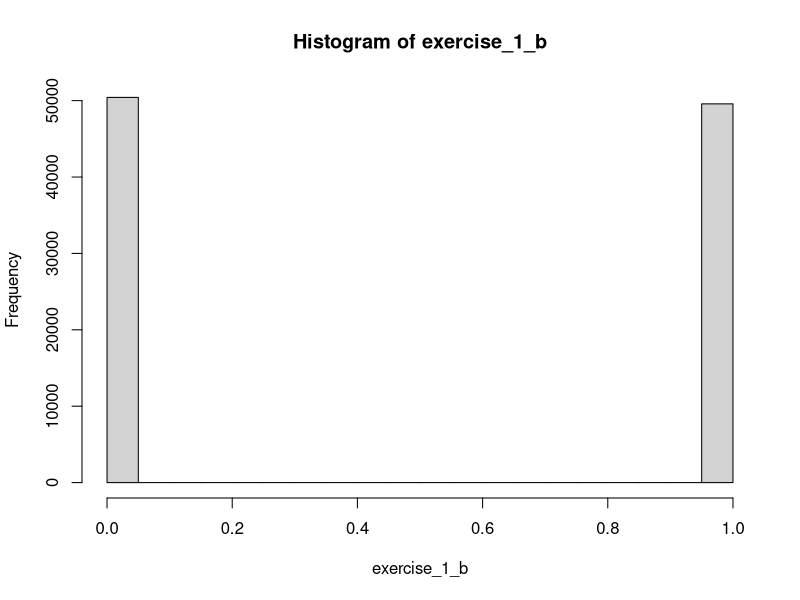
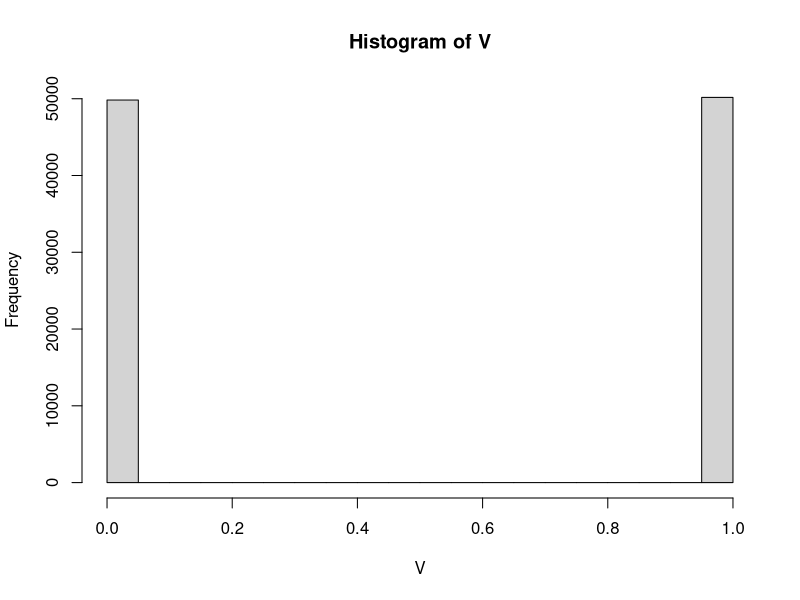
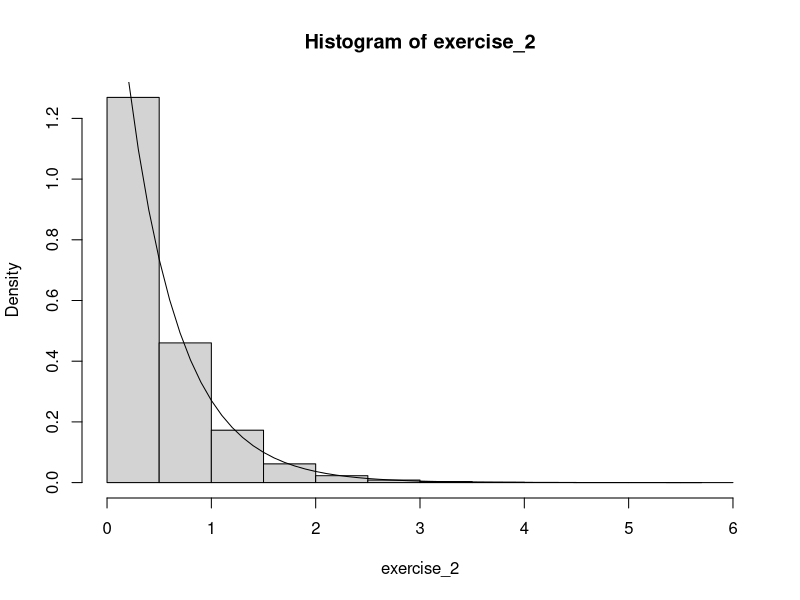
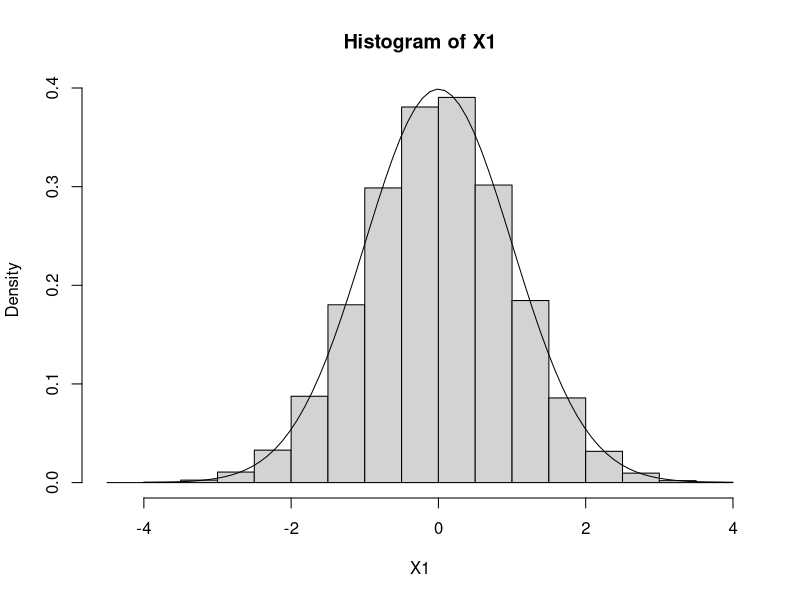

Here is the R script that generated these plots, in order:
# Aufgabe 1
U <- runif(10^5,0,1)
V <- rbinom(10^5, 1, .5)

probability <- .5

bernoulli_dist <- function(k,p) {
	return (p^k*(1-p)^(1-k)) 
}

exercise_1_b <- sapply(U,function(x) if(x>=probability) 1 else 0 )

hist(exercise_1_b)
hist(V)

# Aufgabe 2

lambda <- 2

exercise_2 <- qexp(U,lambda)
hist(exercise_2, freq=FALSE)

x <- seq(0,max(exercise_2),.1)
lines(x,dexp(x,2))


# Aufgabe 3:

n = 10^5
radius = sqrt(rexp(n,.5))
angle = runif(n,0,2*pi)
X1 <- radius * cos(angle)

hist(X1,freq=FALSE)

x <- seq(min(X1), max(X1),.1)
lines(x,dnorm(x))

# Aufgabe 4
x_0 <- as.integer(Sys.time())
lcg.recursive <- function(a,b,m,n,SEED) {
	return ((a*x_k+b)%%m)
}

LCG <- function(a,b,m,n,SEED) {
	seed = lcg.recursive(a,b,m,n,x_0)
	n = n-1
	while(n>0) {
		lcg.recursive(a,b,m,n,seed)
		n = n-1
	}
	return (seed)	
}

# Aufgabe 5
